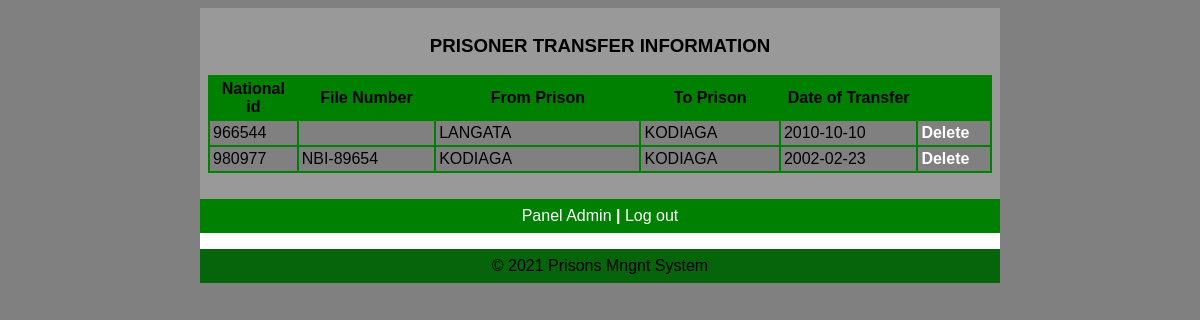
The page /admin/viewtransfer.php on the database its author committed.
### tables this page shows
CREATE TABLE IF NOT EXISTS `transfer` (
  `National_id` int(16) NOT NULL,
  `File_num` varchar(16) NOT NULL,
  `From_prison` varchar(17) NOT NULL,
  `To_prison` varchar(18) NOT NULL,
  `Dateoftransfer` date NOT NULL,
  PRIMARY KEY (`National_id`)
);

### admin/viewtransfer.php (the view, shortened to what this page needs)
<html>
<head>
   <link rel="stylesheet" media="screen" href="login.css" >
</head>
<body>
	<table align='center' border='0' bgcolor='green' width='800' cellpadding='8' cellspacing='0' height='200'>
          <tr>
            <td bgcolor='#999999' valign='center'>
<?php
$tbl_name="transfer";
$sel= mysql_query("select * from $tbl_name");
echo"<table align='center' width='100%' border='0' cellpadding='3' cellspacing='2' bgcolor='green'>
<caption><h3>PRISONER TRANSFER  INFORMATION</h3></caption>
<tr bgcolor='green'>
<th width='3%'>National id</th>
<th width='10%'>File Number</th>
<th width='15%'>From Prison</th>
<th width='10%'>To Prison</th>
<th width='10%'>Date of Transfer</th>
</tr>";
   while($row=mysql_fetch_array ($sel))
{
echo "<tr bgcolor='grey'>";
echo  "<td width='3%'>".$row ['National_id']."</td>";
echo  "<td width='10%'>".$row ['File_num']."</td>";
echo  "<td width='7%'>".$row ['From_prison']."</td>";
echo  "<td width='10%'>".$row ['To_prison']."</td>";
echo  "<td width='10%'>".$row ['Dateoftransfer']. "</td>";
echo '<td width="3%"><b><a href="deletetransfer.php?id=' . $row['National_id'] . '">Delete</a></font></b></td>';
echo "</tr>";
}
echo"</table>";
?>
<br/>
			</td>
          </tr>
          <tr>
			<td align="center"><a href="adminpanel.php" target="_parent">Panel Admin <b>|</b></a>
			<a href="index.php" target="_parent">Log out</a></td>
          </tr>
          <tr>
            <td align='center' bgcolor='white' height='1'><?php
           include("footer.php");
                ?>
            </td>
          </tr>
	</table>
</body>
</head>
</html>

### admin/login.css (style rules this page uses)
body { font: 14px/21px "Lucida Sans", "Lucida Grande", "Lucida Sans Unicode", sans-serif;background:gray; }
a { color:#fff; text-decoration:none; }

### rows shown on the page
transfer: National_id "966544", From_prison "LANGATA", To_prison "KODIAGA", Dateoftransfer "2010-10-10"
transfer: National_id "980977", File_num "NBI-89654", From_prison "KODIAGA", To_prison "KODIAGA", Dateoftransfer "2002-02-23"
